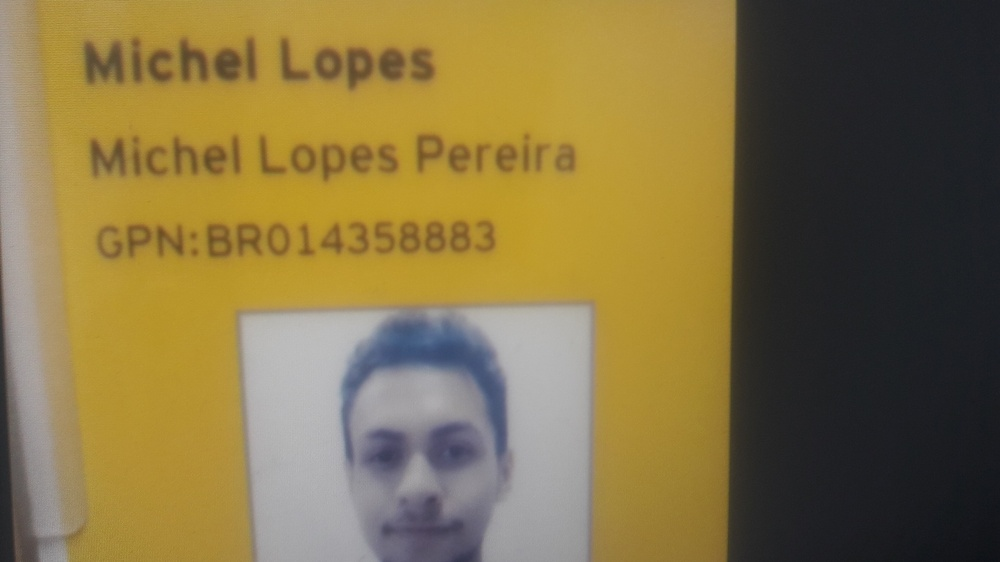
#> input picture image.jpg, 1000 x 562 px, shrunk from 1920 x 1080 before the run, found by its file name
$ python -i imagem_manage.py   (imports and definitions only)
#> lines starting #> are read from the running program, lines starting #| are printed output that depends on the picture; after the words box and inside, x2 and y2 are one past the last pixel; in counts of white or black regions, pixels touching at a corner belong together
import requests as req
import shutil
import pytesseract as ocr
import numpy as np
import cv2
from PIL import Image

ocr.pytesseract.tesseract_cmd = '/app/.apt/usr/bin/tesseract'

def busca_texto():
    imagem = Image.open('image.jpg').convert('RGB')
#> imagem is the input picture: PIL image 1000x562 RGB; mean R, G, B 130.9, 113.8, 68.9

    npimagem = np.asarray(imagem).astype(np.uint8)

    # diminuição dos ruidos antes da binarização
    npimagem[:, :, 0] = 0 # zerando o canal R (RED)
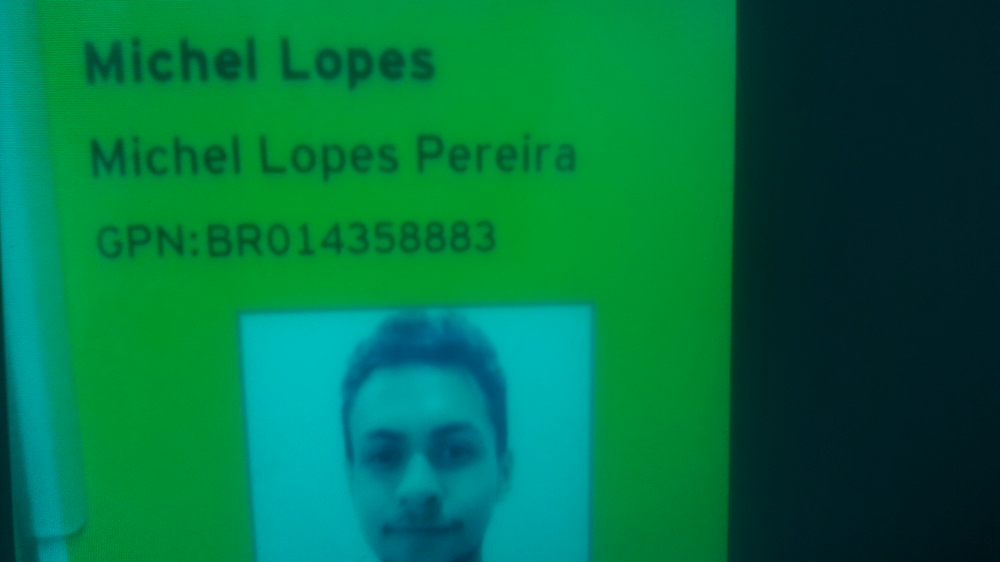
#> npimagem: shape (562, 1000, 3); mean R, G, B 0, 113.8, 68.9
    npimagem[:, :, 2] = 0 # zerando o canal B (BLUE)
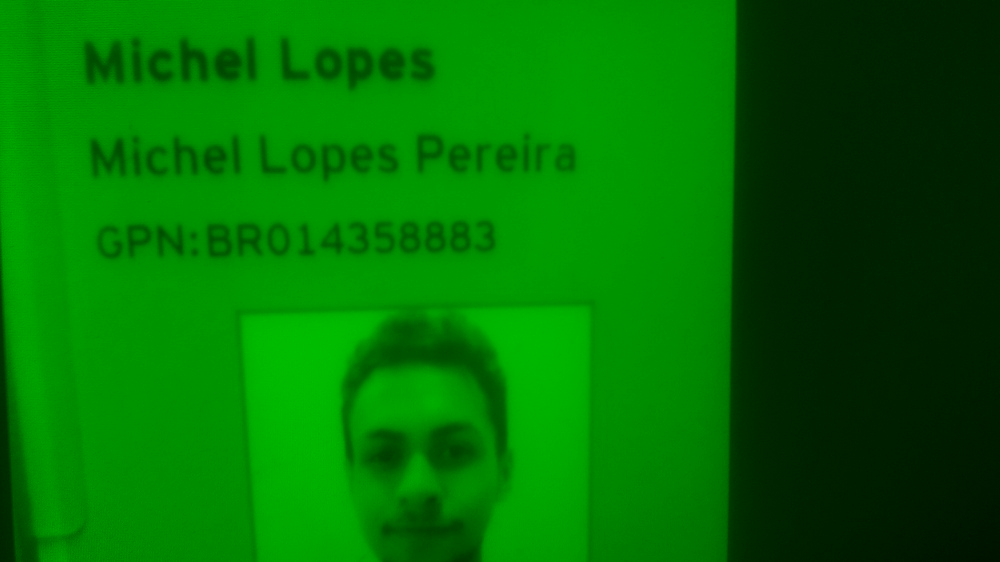
#> npimagem: shape (562, 1000, 3); mean R, G, B 0, 113.8, 0

    # atribuição em escala de cinza
    im = cv2.cvtColor(npimagem, cv2.COLOR_RGB2GRAY)
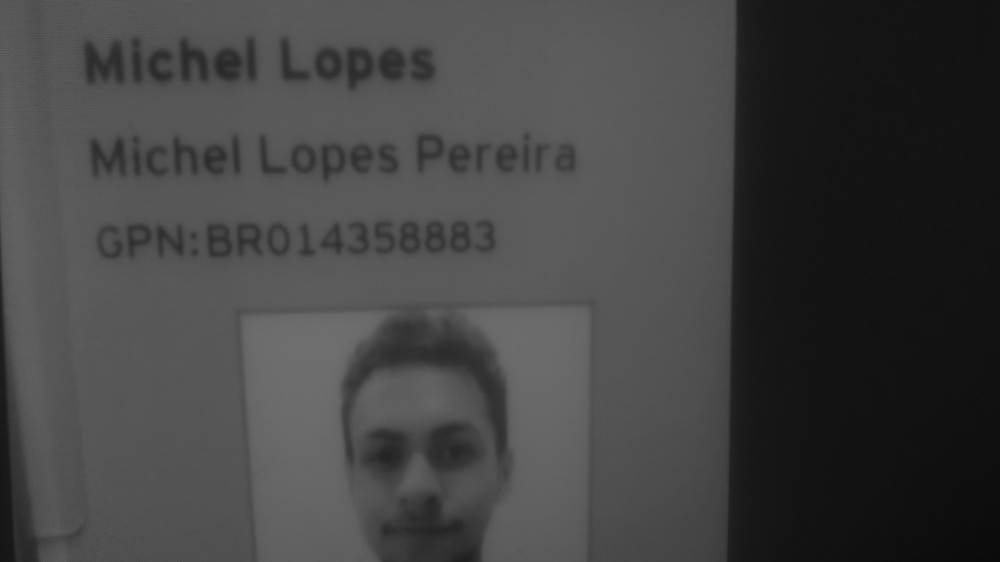
#> im: shape (562, 1000); min 9, max 113, mean 66.8

    # aplicação da truncagem binária para a intensidade
    # pixels de intensidade de cor abaixo de 127 serão convertidos para 0 (PRETO)
    # pixels de intensidade de cor acima de 127 serão convertidos para 255 (BRANCO)
    # A atrubição do THRESH_OTSU incrementa uma análise inteligente dos nivels de truncagem
    ret, thresh = cv2.threshold(im, 127, 255, cv2.THRESH_BINARY | cv2.THRESH_OTSU)
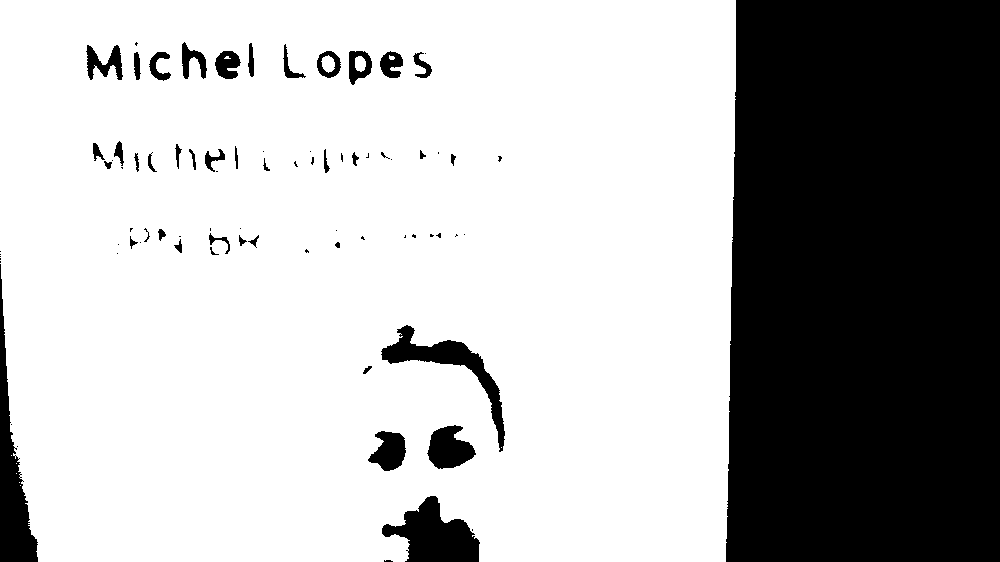
#> thresh: shape (562, 1000); 69.9% white; 81 black regions (40 under 20 px), largest, box (x1, y1, x2, y2) and area: (726, 0, 1000, 562) 150758, (0, 264, 38, 562) 4176, (382, 496, 480, 562) 3652
#> ret = 54

    # reconvertendo o retorno do threshold em um objeto do tipo PIL.Image
    binimagem = Image.fromarray(thresh)

    # chamada ao tesseract OCR por meio de seu wrapper
#> (the run stopped early here; a loop or call above may not have finished)
